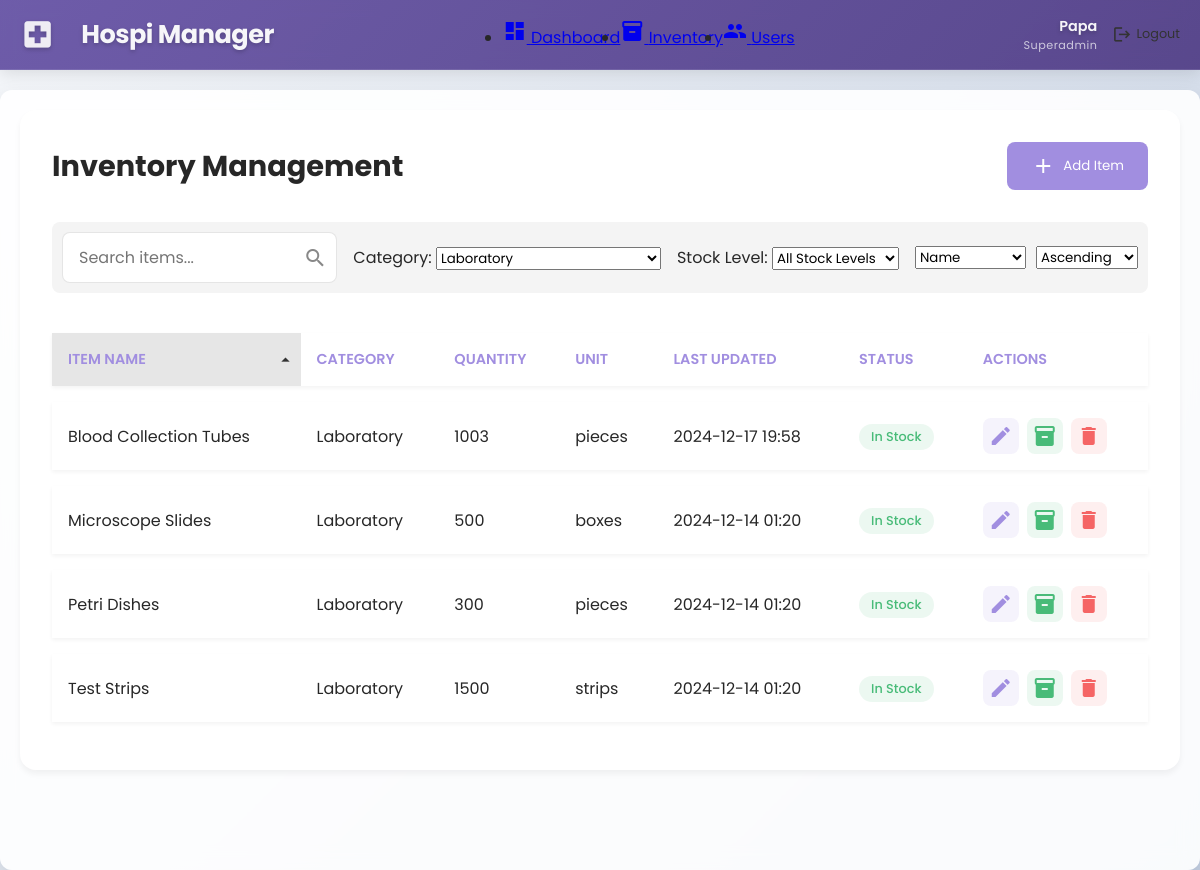
Screenshot of /view/admin/inventory.php?category=4 (signed in) with the database file from the repository.
### tables this page shows
CREATE TABLE `items` (
  `item_id` int(11) NOT NULL,
  `category_id` int(11) NOT NULL,
  `name` varchar(100) NOT NULL,
  `description` text DEFAULT NULL,
  `quantity` int(11) NOT NULL DEFAULT 0,
  `unit` varchar(20) NOT NULL DEFAULT 'unit',
  `created_at` timestamp NOT NULL DEFAULT current_timestamp(),
  `last_updated` timestamp NOT NULL DEFAULT current_timestamp() ON UPDATE current_timestamp(),
  `minimum_quantity` int(11) NOT NULL DEFAULT 10
);

CREATE TABLE `categories` (
  `category_id` int(11) NOT NULL,
  `name` varchar(100) NOT NULL,
  `description` text DEFAULT NULL,
  `created_at` timestamp NOT NULL DEFAULT current_timestamp()
);

### view/admin/inventory.php (the view, shortened to what this page needs)
<?php
require_once BASE_PATH . '/functions/dashboard_functions.php';
$userRole = $_SESSION['role'];
$fullName = $_SESSION['first_name'] ?? 'User';
$searchQuery = $_GET['search'] ?? '';
$categoryFilter = $_GET['category'] ?? '';
$sortColumn = $_GET['sort'] ?? 'name';
$sortOrder = $_GET['order'] ?? 'asc';
$validColumns = ['name', 'category_name', 'quantity', 'unit', 'last_updated', 'status'];
$sortColumn = in_array($sortColumn, $validColumns) ? $sortColumn : 'name';
$sortOrder = in_array(strtolower($sortOrder), ['asc', 'desc']) ? strtolower($sortOrder) : 'asc';
$query = "SELECT i.*, c.name as category_name,
          CASE
              WHEN i.quantity = 0 THEN 'Out of Stock'
              WHEN i.quantity <= 10 THEN 'Low Stock'
              ELSE 'In Stock'
          END as status
          FROM items i
          LEFT JOIN categories c ON i.category_id = c.category_id
          WHERE 1=1";
$params = [];
$types = '';
if (!empty($categoryFilter)) {
    $categoryCheckStmt = $conn->prepare("SELECT COUNT(*) as count FROM categories WHERE category_id = ?");
    $categoryCheckStmt->bind_param('i', $categoryFilter);
    $categoryCheckStmt->execute();
    $categoryCheckResult = $categoryCheckStmt->get_result()->fetch_assoc();
    if ($categoryCheckResult['count'] > 0) {
        $query .= " AND i.category_id = ?";
        $params[] = &$categoryFilter;
        $types .= 'i';
    } else {
    }
}
if ($sortColumn === 'category_name') {
    $query .= " ORDER BY c.name {$sortOrder}";
} elseif ($sortColumn === 'last_updated') {
    $query .= " ORDER BY i.last_updated {$sortOrder}";
} elseif ($sortColumn === 'status') {
    $query .= " ORDER BY status {$sortOrder}";
} else {
    $query .= " ORDER BY i.{$sortColumn} {$sortOrder}";
}
$stmt = $conn->prepare($query);
if (!empty($params)) {
    array_unshift($params, $types);
    call_user_func_array([$stmt, 'bind_param'], $params);
}
$stmt->execute();
$result = $stmt->get_result();
$items = $result->fetch_all(MYSQLI_ASSOC);
$items = $items ?: [];
?>
<!DOCTYPE html>
<html lang="en">
<head>
    <link rel="stylesheet" href="../../assets/css/dashboard.css">
    <link rel="stylesheet" href="../../assets/css/inventory.css">
</head>
<body>
    <div class="dashboard-container">
        <nav class="top-nav">
            <div class="nav-brand">
                <span class="material-icons">local_hospital</span>
                <span class="brand-name">Hospi Manager</span>
            </div>
            <ul class="nav-menu">
                <li>
                    <a href="dashboard.php">
                        <span class="material-icons">dashboard</span>
                        <span>Dashboard</span>
                    </a>
                </li>
                <li class="active">
                    <a href="inventory.php">
                        <span class="material-icons">inventory</span>
                        <span>Inventory</span>
                    </a>
                </li>
                <?php if ($userRole === 'superadmin'): ?>
                <li>
                    <a href="users.php">
                        <span class="material-icons">people</span>
                        <span>Users</span>
                    </a>
                </li>
                <?php endif; ?>
            </ul>
            <div class="nav-profile">
                <div class="user-info">
                    <span class="user-name"><?= htmlspecialchars($fullName) ?></span>
                    <span class="user-role"><?= ucfirst(htmlspecialchars($userRole)) ?></span>
                </div>
                <a href="../../actions/logout.php" class="logout-btn" onclick="return confirm('Are you sure you want to logout?')">
                    <span class="material-icons">logout</span>
                    <span>Logout</span>
                </a>
            </div>
        </nav>
        <main class="main-content">
            <div class="inventory-container">
                <div class="content-header">
                    <h1>Inventory Management</h1>
                    <button class="add-btn" onclick="openModal('addItemModal')">
                        <span class="material-icons">add</span>
                        Add Item
                    </button>
                </div>
                <div class="filters-section">
                    <div class="search-filter">
                        <input type="text" id="searchInput" placeholder="Search items..." value="<?= htmlspecialchars($searchQuery) ?>">
                    </div>
                    <div class="filter-group">
                        <label for="categoryFilter">Category:</label>
                        <select id="categoryFilter" onchange="updateFilter('category', this.value)">
                            <?php
                            $categoryQuery = "SELECT category_id, name FROM categories ORDER BY name";
                            $categoryResult = $conn->query($categoryQuery);
                            while ($category = $categoryResult->fetch_assoc()) {
                                $selected = ($categoryFilter == $category['category_id']) ? 'selected' : '';
                                echo "<option value='{$category['category_id']}' $selected>" .
                                     htmlspecialchars($category['name']) . "</option>";
                            }
                            ?>
                        </select>
                    </div>
                    <div class="filter-group">
                        <label for="stockFilter">Stock Level:</label>
                        <select id="stockFilter" onchange="updateFilter('stock', this.value)">
                            <option value="">All Stock Levels</option>
                        </select>
                    </div>
                    <div class="sort-filter">
                        <select id="sortColumn" onchange="updateFilter('sort', this.value)">
                            <option value="name" <?= $sortColumn == 'name' ? 'selected' : '' ?>>Name</option>
                        </select>
                        <select id="sortOrder" onchange="updateFilter('order', this.value)">
                            <option value="asc" <?= $sortOrder == 'asc' ? 'selected' : '' ?>>Ascending</option>
                        </select>
                    </div>
                </div>
                <table class="inventory-table">
                    <thead>
                        <tr>
                            <th class="sortable" data-column="name">
                                Item Name
                                <?php if ($sortColumn === 'name'): ?>
                                    <span class="material-icons sort-icon">
                                    </span>
                                <?php endif; ?>
                            </th>
                            <th class="sortable" data-column="category_name">
                                Category
                            </th>
                            <th class="sortable" data-column="quantity">
                                Quantity
                            </th>
                            <th class="sortable" data-column="unit">
                                Unit
                            </th>
                            <th class="sortable" data-column="last_updated">
                                Last Updated
                            </th>
                            <th class="sortable" data-column="status">
                                Status
                            </th>
                            <th>Actions</th>
                        </tr>
                    </thead>
                    <tbody>
                        <?php foreach ($items as $item): ?>
                        <tr data-item-id="<?= $item['item_id'] ?>" data-category="<?= $item['category_id'] ?>"
                            data-stock="<?= $item['quantity'] <= 10 ? 'low' : ($item['quantity'] == 0 ? 'out' : 'available') ?>">
                            <td><?= htmlspecialchars($item['name']) ?></td>
                            <td><?= htmlspecialchars($item['category_name']) ?></td>
                            <td><?= $item['quantity'] ?></td>
                            <td><?= htmlspecialchars($item['unit']) ?></td>
                            <td><?= date('Y-m-d H:i', strtotime($item['last_updated'])) ?></td>
                            <td>
                                <span class="status-badge <?= $item['quantity'] <= 10 ? 'warning' : ($item['quantity'] == 0 ? 'danger' : 'success') ?>">
                                    <?= $item['status'] ?>
                                </span>
                            </td>
                            <td class="action-buttons">
                                <button class="action-btn edit-btn" onclick="editItem(<?= $item['item_id'] ?>)">
                                    <span class="material-icons">edit</span>
                                </button>
                                <button class="action-btn stock-btn" onclick="adjustStock(<?= $item['item_id'] ?>)">
                                    <span class="material-icons">inventory</span>
                                </button>
                                <?php if ($userRole === 'superadmin'): ?>
                                <button class="action-btn delete-btn" data-delete-id="<?= $item['item_id'] ?>" onclick="deleteItem(<?= $item['item_id'] ?>)">
                                    <span class="material-icons">delete</span>
                                </button>
                                <?php endif; ?>
                            </td>
                        </tr>
                        <?php endforeach; ?>
                    </tbody>
                </table>
            </div>
        </main>
    </div>
</body>
</html>

### assets/css/dashboard.css (style rules this page uses)
:root { --primary-color: rgb(161, 142, 224); --primary-light: rgba(161, 142, 224, 0.1); --primary-dark: rgb(131, 112, 194); --success-color: rgb(72, 187, 120); --warning-color: rgb(246, 173, 85); --danger-color: rgb(245, 101, 101); --text-dark: rgb(39, 39, 39); --text-light: rgb(107, 114, 128); --white: #ffffff; --background: rgb(249, 250, 251); --nav-height: 4rem; }
* { margin: 0; padding: 0; box-sizing: border-box; font-family: 'Poppins', sans-serif; }
body, html { margin: 0; padding: 0; width: 100%; height: 100%; font-family: 'Poppins', sans-serif; background: linear-gradient(135deg, #f5f7fa 0%, #c3cfe2 100%); background-attachment: fixed; overflow-x: hidden; }
body { color: var(--text-dark); min-height: 100vh; padding-top: 70px; }
.dashboard-container { display: flex; min-height: 100vh; padding-top: 65px; width: 100%; }
.main-content { flex-grow: 1; margin-top: 20px; padding: 20px; max-width: 1200px; width: 100%; margin-left: auto; margin-right: auto; background: rgba(255, 255, 255, 0.9); border-radius: 12px; box-shadow: 0 10px 25px rgba(0, 0, 0, 0.1); backdrop-filter: blur(10px); }
.top-nav { position: fixed; margin-top: 0px; top: 0; left: 0; right: 0; display: flex; justify-content: space-between; align-items: center; height: 70px; background: linear-gradient(135deg, rgba(95, 75, 160, 0.9) 0%, rgba(75, 55, 130, 0.9) 100%); box-shadow: 0 4px 15px rgba(0, 0, 0, 0.1); z-index: 1000; padding: 0 40px; backdrop-filter: blur(10px); border-bottom: 1px solid rgba(255, 255, 255, 0.1); }
.top-nav { display: flex; justify-content: space-between; align-items: center; padding: 10px 20px; }
.nav-brand { display: flex; align-items: center; gap: 1rem; }
.nav-brand .material-icons { color: rgba(255, 255, 255, 0.9); font-size: 2.2rem; margin-right: 10px; text-shadow: 0 2px 4px rgba(0, 0, 0, 0.2); }
.nav-brand .brand-name { color: rgba(255, 255, 255, 0.95); font-size: 1.6rem; font-weight: 700; letter-spacing: -0.5px; text-shadow: 0 2px 4px rgba(0, 0, 0, 0.2); }
.nav-menu { display: flex; align-items: center; }
.nav-profile { display: flex; align-items: center; gap: 15px; }
.user-info { display: flex; flex-direction: column; align-items: flex-end; }
.user-name { font-weight: 600; font-size: 0.9rem; color: rgba(255, 255, 255, 0.95); text-shadow: 0 2px 4px rgba(0, 0, 0, 0.2); }
.user-role { font-size: 0.7rem; color: rgba(255, 255, 255, 0.7); letter-spacing: 0.5px; text-transform: capitalize; }
.logout-btn { display: flex; align-items: center; gap: 5px; text-decoration: none; color: #333; font-size: 0.8rem; }
.logout-btn .material-icons { font-size: 1.2rem; }
.filters-section { display: flex; justify-content: space-between; align-items: center; margin-bottom: 20px; padding: 10px; background-color: #f4f4f4; border-radius: 8px; }
.search-filter { position: relative; flex-grow: 1; }
.search-filter input { width: 100%; padding: 10px 40px 10px 15px; border: 1px solid #ddd; border-radius: 5px; font-size: 14px; }

### view/admin/inventory.php (style rules this page uses)
.sortable { cursor: pointer; user-select: none; position: relative; transition: background-color 0.2s ease; }
.sortable .sort-icon { position: absolute; right: 5px; top: 50%; transform: translateY(-50%); color: #666; font-size: 20px; opacity: 0.7; }
.sortable.active-sort { background-color: #e6e6e6; }
.sortable.active-sort .sort-icon { opacity: 1; color: #333; }
.sort-filter { display: flex; gap: 10px; }

### rows the page displays
items: name "Blood Collection Tubes", category.name "Laboratory", quantity "1003", unit "pieces", last_updated "2024-12-17 19:58", status "In Stock"
items: name "Microscope Slides", category.name "Laboratory", quantity "500", unit "boxes", last_updated "2024-12-14 01:20", status "In Stock"
items: name "Petri Dishes", category.name "Laboratory", quantity "300", unit "pieces", last_updated "2024-12-14 01:20", status "In Stock"
items: name "Test Strips", category.name "Laboratory", quantity "1500", unit "strips", last_updated "2024-12-14 01:20", status "In Stock"

### other values shown
$fullName "Papa"
$userRole "Superadmin"
form field value "Laboratory"
